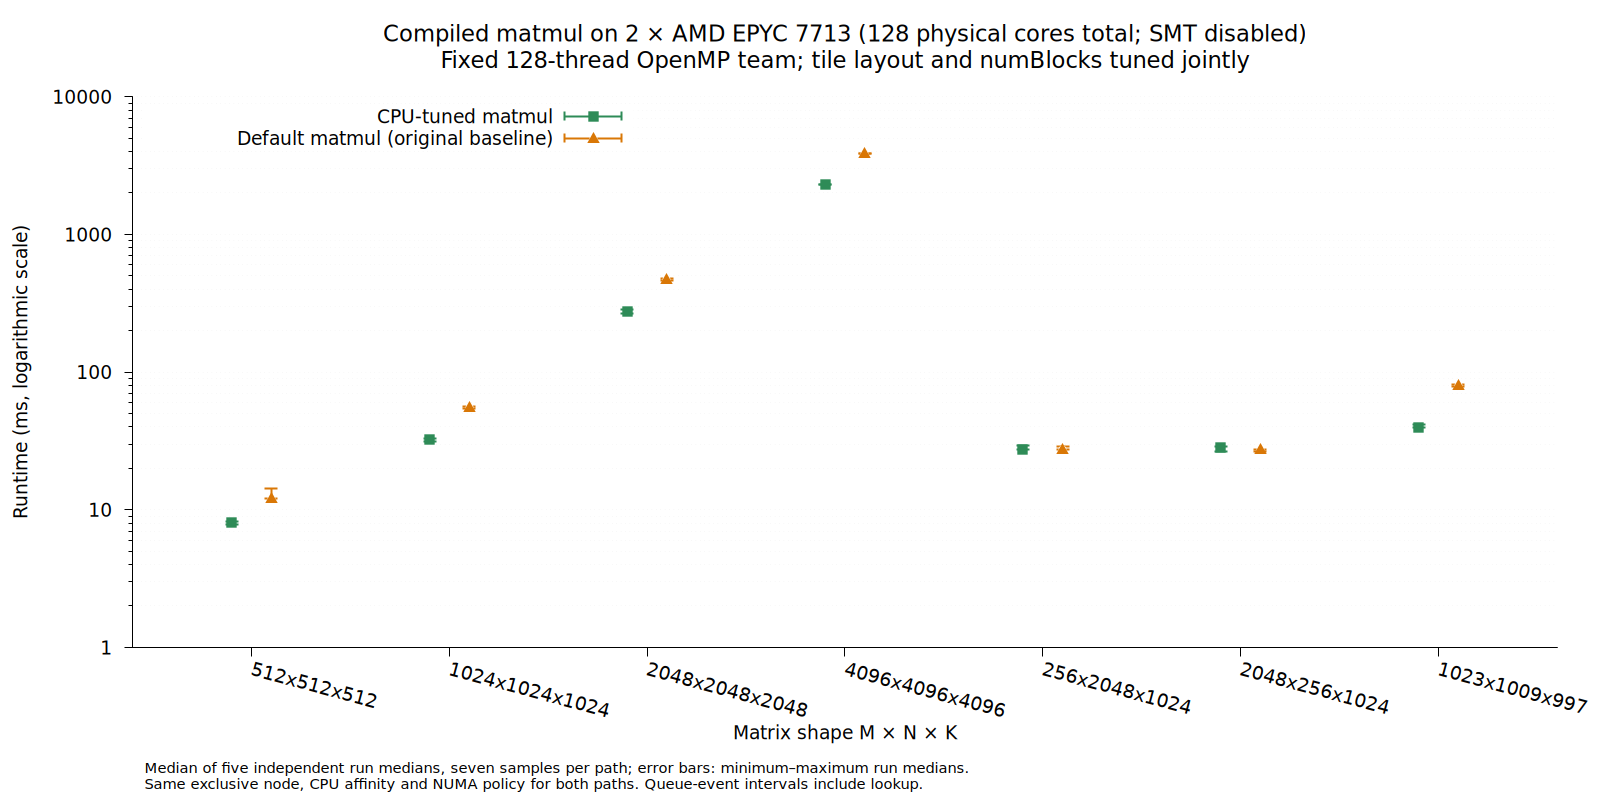

Generate this figure with gnuplot:
# Run from example/matmul/results: gnuplot cpu-runtime-comparison.gnuplot
set terminal pngcairo size 1600,800 enhanced font 'DejaVu Sans,14'
set output 'cpu-runtime-comparison.png'
set datafile separator ','
set title "Compiled matmul on 2 × AMD EPYC 7713 (128 physical cores total; SMT disabled)\nFixed 128-thread OpenMP team; tile layout and numBlocks tuned jointly" font ',17'
set xlabel 'Matrix shape M × N × K'
set ylabel 'Runtime (ms, logarithmic scale)'
set logscale y
set grid ytics mytics lc rgb '#dddddd'
set border 3
set tics out nomirror
set xtics rotate by -15
set key top left opaque
set bars 1.5
set bmargin 7
set label 1 'Median of five independent run medians, seven samples per path; error bars: minimum–maximum run medians.' at screen 0.09,0.04 font ',11'
set label 2 'Same exclusive node, CPU affinity and NUMA policy for both paths. Queue-event intervals include lookup.' at screen 0.09,0.02 font ',11'
set xrange [-0.6:6.6]
set xtics ('512x512x512' 0, '1024x1024x1024' 1, '2048x2048x2048' 2, '4096x4096x4096' 3, '256x2048x1024' 4, '2048x256x1024' 5, '1023x1009x997' 6)
plot 'cpu-runtimes.csv' every ::1 using ($0-0.10):6:7:8 with yerrorbars pt 5 ps 1.4 lw 2 lc rgb '#2e8b57' title 'CPU-tuned matmul', \
     '' every ::1 using ($0+0.10):3:4:5 with yerrorbars pt 9 ps 1.5 lw 2 lc rgb '#d97706' title 'Default matmul (original baseline)'
